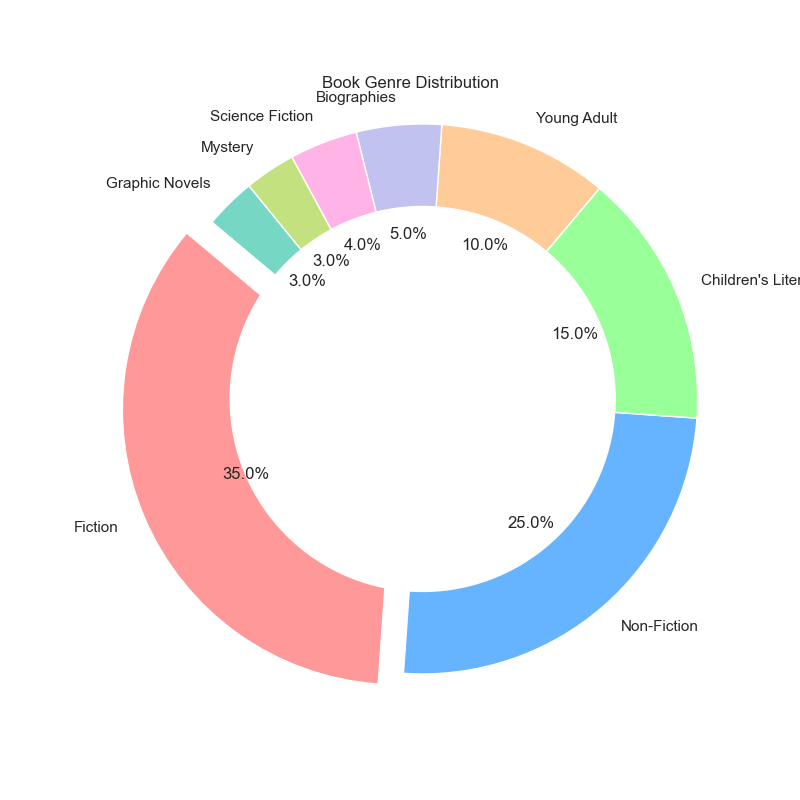

Reproduce this figure in Python.

import matplotlib.pyplot as plt

# Data
chart_data = [
    {'Genre': 'Fiction', 'Percentage': '35%'},
    {'Genre': 'Non-Fiction', 'Percentage': '25%'},
    {'Genre': "Children's Literature", 'Percentage': '15%'},
    {'Genre': 'Young Adult', 'Percentage': '10%'},
    {'Genre': 'Biographies', 'Percentage': '5%'},
    {'Genre': 'Science Fiction', 'Percentage': '4%'},
    {'Genre': 'Mystery', 'Percentage': '3%'},
    {'Genre': 'Graphic Novels', 'Percentage': '3%'}
]

# Parsing data into lists for the pie chart
labels = [item['Genre'] for item in chart_data]
sizes = [int(item['Percentage'].rstrip('%')) for item in chart_data]

# Colors for each section
colors = ['#ff9999','#66b3ff','#99ff99','#ffcc99','#c2c2f0','#ffb3e6', '#c4e17f', '#76d7c4']

# Explode the 1st slice (Fiction)
explode = (0.1, 0, 0, 0, 0, 0, 0, 0)

# Create the pie chart
plt.figure(figsize=(8, 8))
plt.pie(sizes, labels=labels, colors=colors, explode=explode, autopct='%1.1f%%', startangle=140)

# Draw a circle at the center of pie to make it look like a donut
centre_circle = plt.Circle((0,0),0.70,fc='white')
fig = plt.gcf()
fig.gca().add_artist(centre_circle)

# Equal aspect ratio ensures that pie is drawn as a circle.
plt.axis('equal')

plt.title('Book Genre Distribution')
plt.show()
